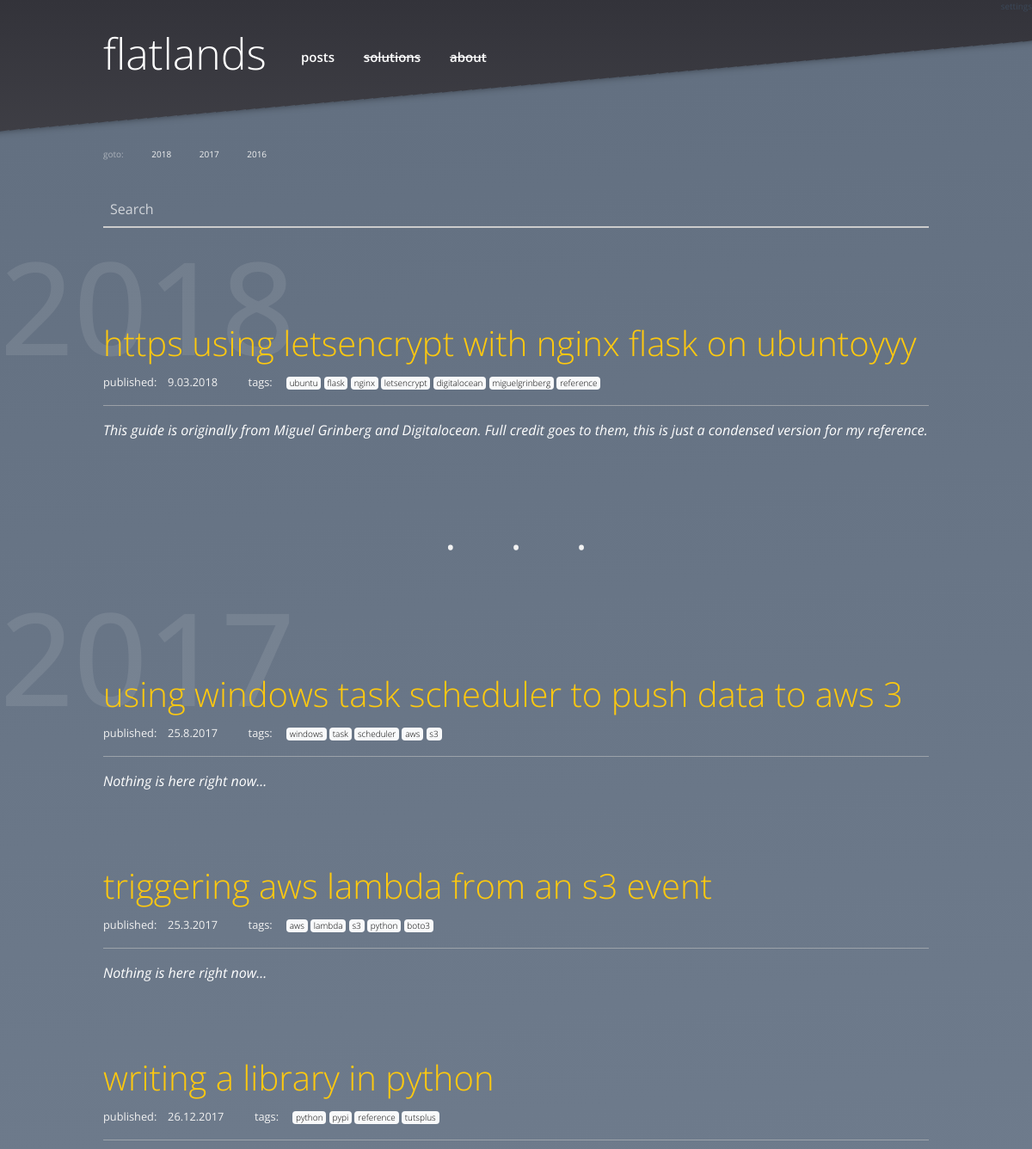
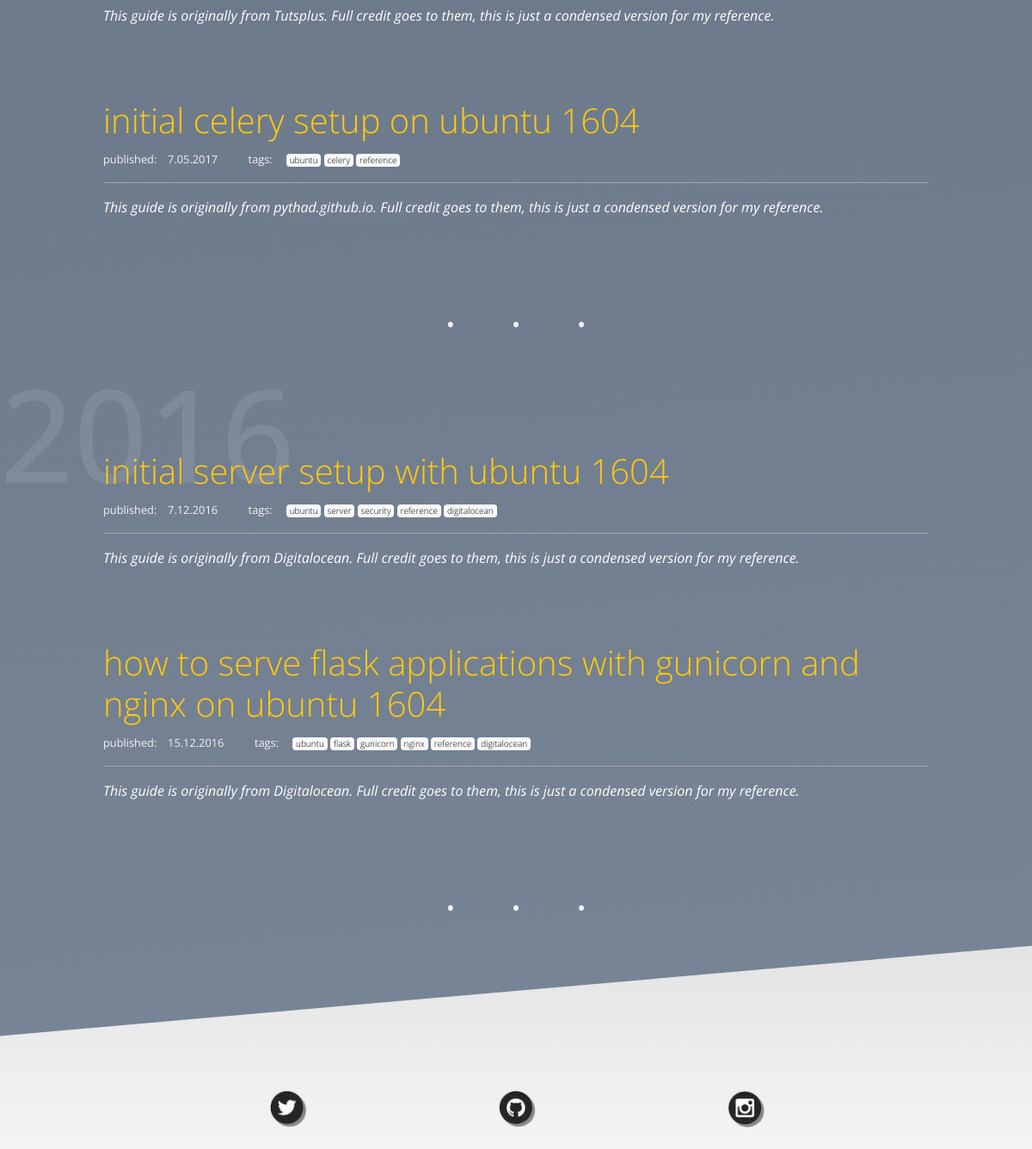
The page / on the database its author committed (2 pictures, top to bottom).
### modules/models.py (models this page shows, shortened)
class Post(db.Model):
    id = db.Column(db.Integer, primary_key=True)
    title = db.Column(db.String())
    author = db.Column(db.String())
    tags = db.Column(db.String())
    strap = db.Column(db.String())
    content = db.Column(db.String())
    pub_date = db.Column(db.String())
    published = db.Column(db.Boolean, default=False)

### app.py (the view)
@app.route('/')
def index():
    posts = modules.database.Post().all()
    years = modules.database.Post().years_from_posts(posts)
    return render_template('posts.html', posts=posts, years=years)

### modules/database.py (called while the page is built)
    def _retrive_posts(self):
        return modules.models.Post.query.all()

    def to_json(self, results):
        result = {}
        item = {}
        count = 1
        for row in results:
            for k, v in row.__dict__.items():
                if not k.startswith('_') and k != 'id':
                    item[k] = v
            result[count] = item
            count += 1
            item = {}
        return result

    def all(self):
        return self.to_json(self._retrive_posts())

    def years_from_posts(self, posts):
        years = []
        for code, data in posts.items():
            day, month, year = data['pub_date'].split('.')
            years.append(year)
        return sorted(list(set(years)), reverse=True)

### templates/posts.html
{% extends "base.html" %}
{% block content %}
{% include 'post_nav.html' %}
{% for year in years %}
    <a name="{{ year }}">
        <div class="section-head">
            <h4>{{ year }}</h4>
        </div>
    </a>
    {% for code, data in posts.items()|reverse %}
        {% if data.pub_date.endswith(year) and data.published != False %}
            <div class="blog-post">
                <h4><a href="/post/{{ data.title|replace(" ", "-") }}">{{data.title}}</a></h4>
                <small>
                    published:&emsp;{{data.pub_date}} &emsp; &emsp;
                    tags:&emsp;
                        {% for tag in data.tags.split(' ') %}
                        <span class="badge badge-light"><a style="color:black;font-size:10px;" href="/tag/{{tag}}">{{tag}}</a></span>
                        {% endfor %}
                    </small>
                    <hr style="background-color:rgba(242, 242, 242, .5);">
                <div class="blog-post-strap">{{data.strap}}</div>
            </div>
            <p style="height:30px;"></p>
        {% endif %}
    {% endfor %}
    <div style="color: rgb(242, 242, 242); text-align: center; word-spacing: 50px; font-size: 50px;">· · ·</div>
{% endfor %}
{% endblock %}

### templates/base.html (shortened to what this page needs)
<!doctype html>
<html lang="en">
  <head>
    <link rel="stylesheet" href="https://maxcdn.bootstrapcdn.com/bootstrap/4.0.0-beta.2/css/bootstrap.min.css">
    <link rel="stylesheet" type="text/css" href="{{ url_for('static', filename='css/main.css') }}">
  </head>
  <body>
      {% include 'header.html' %}
    <div class="main-content">
      <div class="main-content-wrapper">
      {% block content %}
      {% endblock %}
      </div>
    </div>
    {% include 'footer.html' %}
  </body>
</html>

### templates/header.html
<div style="display:flex; justify-content:flex-end;">
<a style="color:rgb(59, 72, 89);font-size:10px;" href="/settings">settings</a>
</div>
<div class="header">
<div class="col">
<div style="display: flex; justify-content: flex-start;">
<div class="title">
  <a href="/posts">flatlands</a>
</div>
  <div class="header-nav">
    <a href="/posts">posts</a>
    <a href="/posts"><s>solutions</s></a>
    <a href="/posts"><s>about</s></a>
  </div>
</div>
</div>
</div>

### templates/post_nav.html
<p style="height:20px;"></p>
        <div style="padding-left:10%;padding-right:10%;">
        <div class="sub-nav">
            goto:
            {% for year in years %}
                <a href="#{{ year }}">{{ year }}</a>
            {% endfor %}
        </div>
        <p style="height:20px;"></p>
        <form>
                <input class="w3-input" type="text" placeholder="Search">
              </form>
</div>

### templates/footer.html (shortened to what this page needs)
<p style="height:100px;"></p>
<div class="footer">
            <div class="footer-detail">
        <a href="https://twitter.com/flatlandsio" target="_blank"><img style="width: 40px; height: 40px;" src="/static/img/so_twitter.png"></a>&emsp;
    </div>
    <div class="footer-detail">
        <a href="https://www.github.com/" target="_blank"><img style="width: 40px; height: 40px;" src="/static/img/so_github.png"></a>&emsp;
    </div>
    <div class="footer-detail">
<a href="https://www.instagram.com/" target="_blank"><img style="width: 40px; height: 40px;" src="/static/img/so_instagram.png"></a>
    </div>
</div>

### static/css/main.css (style rules this page uses)
body { margin: 0; font-family: 'Open Sans', sans-serif; background: linear-gradient(rgb(51, 51, 58), white); }
.title { margin: 0; font-size: 50px; }
.header { margin: 0; padding-top: 10px; padding-left: 10%; padding-right: 10%; display: flex; }
.header a { color: white; text-decoration: none; font-weight: 300; }
.header-nav { margin: 0; word-spacing: 30px; font-size: 15px; padding-top: 30px; padding-left: 40px; }
.header-nav a { color: white; font-weight: 600; text-decoration: none; }
.col { margin: 0; padding: 0; border: 0; width: 75%; }
.sub-nav { color: rgba(242, 242, 242, .5); word-spacing: 30px; font-size: 10px; }
.sub-nav a { color: rgb(242, 242, 242); text-decoration: none; }
.main-content { box-shadow: 0px 197px 9px -198px rgba(0,0,0,.5) inset; -webkit-box-shadow: 0px 197px 9px -198px rgba(0,0,0,.5) inset; -moz-box-shadow: 0px 197px 9px -198px rgba(0,0,0,.5) inset; background: linear-gradient(rgb(99, 112, 129), rgb(119, 132, 149)); padding-top: 3%; padding-bottom: 5%; -webkit-transform: skewY(-5deg); -moz-transform: skewY(-5deg); -ms-transform: skewY(-5deg); -o-transform: skewY(-5deg); transform: skewY(-5deg); }
.main-content > .main-content-wrapper { -webkit-transform: skewY(5deg); -moz-transform: skewY(5deg); -ms-transform: skewY(5deg); -o-transform: skewY(5deg); transform: skewY(5deg); }
.section-head { height:110px; }
.section-head h4 { font-size: 150px; color:rgba(242, 242, 242, .1); }
.blog-post { position:relative; padding-left: 10%; padding-right: 10%; padding-bottom: 40px; }
.blog-post small { color: rgb(242, 242, 242); }
.blog-post small a { color: rgb(242, 242, 242); }
.blog-post-strap { color: white; font-style: italic; }
.blog-post a { font-size: 40px; font-weight: 300; color: rgb(255, 201, 14); text-decoration: none; }
.footer { display: flex; justify-content: space-around; }
.footer-detail a { color: rgb(255, 72, 0); text-decoration: none; }
.footer-detail img { -webkit-filter: drop-shadow(3px 3px 0px rgb(105, 105, 105)); filter: drop-shadow(3px 3px 0px rgb(136, 136, 136)); }
.w3-input { padding:8px;color:white;display:block;border:none;background-color:transparent;border-bottom:2px solid #ccc;width:100% }
::placeholder { color:white; opacity: .7; }

### rows shown on the page
Post: title "https using letsencrypt with nginx flask on ubuntoyyy", pub_date "9.03.2018", strap "This guide is originally from Miguel Grinberg and Digitalocean. Full credit goes to them, this is just a condensed version for my reference."
Post: title "using windows task scheduler to push data to aws 3", pub_date "25.8.2017", strap "Nothing is here right now..."
Post: title "triggering aws lambda from an s3 event", pub_date "25.3.2017", strap "Nothing is here right now..."
Post: title "writing a library in python", pub_date "26.12.2017", strap "This guide is originally from Tutsplus. Full credit goes to them, this is just a condensed version for my reference."
Post: title "initial celery setup on ubuntu 1604", pub_date "7.05.2017", strap "This guide is originally from pythad.github.io. Full credit goes to them, this is just a condensed version for my reference."
Post: title "initial server setup with ubuntu 1604", pub_date "7.12.2016", strap "This guide is originally from Digitalocean. Full credit goes to them, this is just a condensed version for my reference."
Post: title "how to serve flask applications with gunicorn and nginx on ubuntu 1604", pub_date "15.12.2016", strap "This guide is originally from Digitalocean. Full credit goes to them, this is just a condensed version for my reference."

### other values the page prints
{{ year }} "2018" "2017" "2016"
{{ tag }} "ubuntu" "flask" "nginx" "letsencrypt" "digitalocean" "miguelgrinberg" "reference" "windows" "task" "scheduler" "aws" "s3" "aws" "lambda" "s3" "python" "boto3" "python" "pypi" "reference" "tutsplus" "ubuntu" "celery" "reference" "ubuntu" "server" "security" "reference" "digitalocean" "ubuntu" "flask" "gunicorn" "nginx" "reference" "digitalocean"
